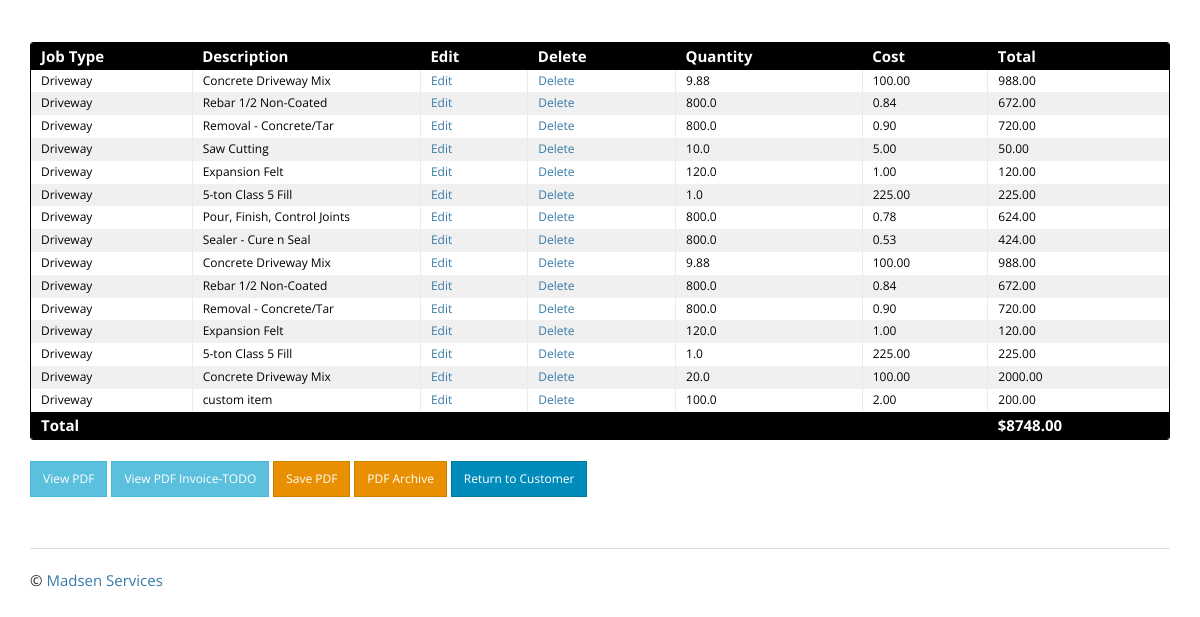
The app's page /bid/3/update/ (lower part), older data.
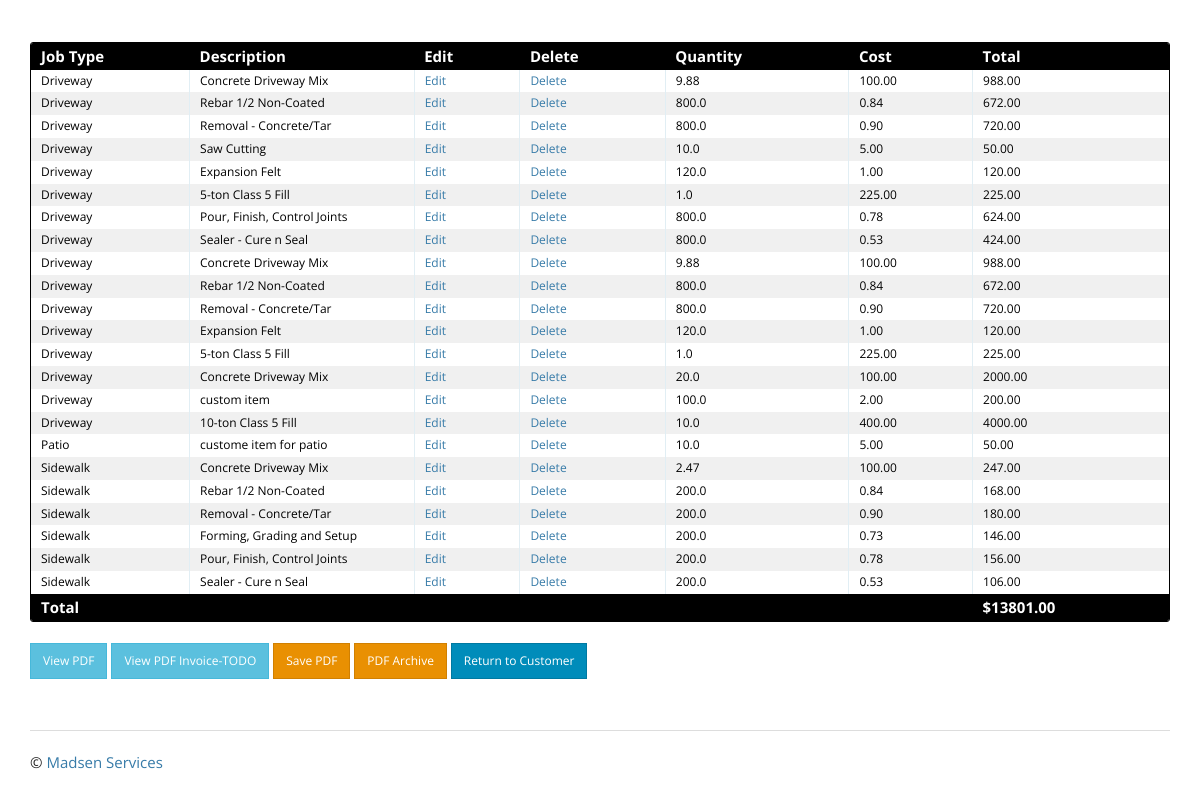
The same page, newer data.
### bid_item/models.py (models this page shows, shortened)
class BidItem(models.Model):
    bid = models.ForeignKey('bid.Bid', on_delete=models.CASCADE)
    job_type = models.CharField(max_length=100)
    description = models.CharField(max_length=100)
    quantity = models.FloatField(null=True)
    cost = models.FloatField(null=True)
    total = models.FloatField()
    class Meta:
        verbose_name_plural = 'BidItems'

### bid/views.py (the view)
# urls.py: url(r'^(?P<pk>\d+)/update/$', BidUpdate.as_view(), name='bid_update'),
class BidUpdate(SuccessMessageMixin, UpdateView):
    template_name = 'bid/bid_update_form.html'
    model = Bid
    form_class = BidForm
    success_message = "Successfully Updated Bid"
    def get_context_data(self, **kwargs):
        context = super(BidUpdate, self).get_context_data(**kwargs)
        bid_item_obj = BidItem.objects.filter(bid=self.kwargs['pk']).order_by('job_type')
        context['bid_items'] = bid_item_obj
        context['total_cost'] = bid_item_obj.aggregate(Sum('total'))['total__sum']
        context['pdfs'] = PDFImage.objects.all().filter(bid=self.kwargs['pk'])
        context['journal_entries'] = Journal.objects.all().filter(bid=self.kwargs['pk']).order_by('-timestamp')
        return context

### customer/templatetags/format_telephone.py (called while the page is built)
@register.filter
def format_telephone(value):
    if len(value) == 10:
        value = "({}) {}-{}".format(value[:3], value[3:6], value[6:])
    return value

### templates/bid/bid_update_form.html (shortened to what this page needs)
{% extends "base.html" %}
{% load crispy_forms_tags %}
{% load format_telephone %}
{% load static %}
{% block content %}
{% if bid.customer.company_name %}{{ bid.customer.company_name }}<br>{% endif %}
{{ bid.customer.first_name }} {{ bid.customer.last_name }}<br>
{{ bid.address.street }}<br>
{{ bid.address.city }}, {{ bid.address.state }} {{ bid.address.zip }}<br>
{{ bid.customer.telephone|format_telephone }}<br><br><br>
<br>
<br>
<br>
<br>
<br>
<br>
<div class="datagrid">
    <table>
      <thead>
        <tr>
          <th width="50px"><strong>Job Type</strong></th>
          <th width="50px"><strong>Description</strong></th>
          <th width="50px"><strong>Edit</strong></th>
          <th width="50px"><strong>Delete</strong></th>
          <th width="75px"><strong>Quantity</strong></th>
          <th width="30px"><strong>Cost</strong></th>
          <th width="30px"><strong>Total</strong></th>
        </tr>
      </thead>
      {% for item in bid_items %}
          <tr style="{% cycle 'background: white' 'background: #F0F0F0' %}">
              <td>{{ item.job_type }}</td>
              <td>{{ item.description }}</td>
              <td><a href="{% url 'bid_item_app:bid_item_update' pk=item.id %}">Edit</a></td>
              <td><a href="{% url 'bid_item_app:bid_item_delete' pk=item.id %}">Delete</a></td>
              <td>{% if item.quantity %}{{ item.quantity }}{% endif %}</td>
              <td>{% if item.cost %}{{ item.cost|floatformat:2 }}{% endif %}</td>
              <td>{{ item.total|floatformat:2 }}</td>
          </tr>
      {% endfor %}
      <thead>
        <tr>
          <th width="75px"><strong>Total</strong></th>
          <th width="30px"><strong></strong></th>
          <th width="30px"><strong></strong></th>
          <th width="30px"><strong></strong></th>
          <th width="30px"><strong></strong></th>
          <th width="30px"><strong></strong></th>
          <th width="30px"><strong>${{ total_cost|floatformat:2 }}</strong></th>
        </tr>
      </thead>
    </table>
</div>
<br>
    <a href="{% url 'pdf_app:pdf_view' bid_id=bid.id %}" target="_blank" class="btn btn-sm btn-info"
       role="button">View PDF</a>
    <a href="" target="_blank" class="btn btn-sm btn-info"
       role="button">View PDF Invoice-TODO</a>
    <a href="{% url 'pdf_app:pdf_save' bid_id=bid.id %}" class="btn btn-sm btn-warning"
       role="button">Save PDF</a>
    <a href="{% url 'pdf_app:pdf_list' pk=bid.id %}" class="btn btn-sm btn-warning"
       role="button">PDF Archive</a>
    <a href="{% url 'customer_app:customer_detail' pk=bid.customer.id %}" class="btn btn-sm btn-primary"
       role="button">Return to Customer</a>
{% endblock content %}

Row changes from the older to the newer data that the page shows:
added BidItem: job_type "Driveway", description "10-ton Class 5 Fill", quantity "10.0", cost "400.00", total "4000.00"
added BidItem: job_type "Patio", description "custome item for patio", quantity "10.0", cost "5.00", total "50.00"
added BidItem: job_type "Sidewalk", description "Concrete Driveway Mix", quantity "2.47", cost "100.00", total "247.00"
added BidItem: job_type "Sidewalk", description "Rebar 1/2 Non-Coated", quantity "200.0", cost "0.84", total "168.00"
added BidItem: job_type "Sidewalk", description "Removal - Concrete/Tar", quantity "200.0", cost "0.90", total "180.00"
added BidItem: job_type "Sidewalk", description "Forming, Grading and Setup", quantity "200.0", cost "0.73", total "146.00"
added BidItem: job_type "Sidewalk", description "Pour, Finish, Control Joints", quantity "200.0", cost "0.78", total "156.00"
added BidItem: job_type "Sidewalk", description "Sealer - Cure n Seal", quantity "200.0", cost "0.53", total "106.00"
Text that changed along with them:
{{ total_cost|floatformat:2 }}: "8748.00" → "13801.00"
